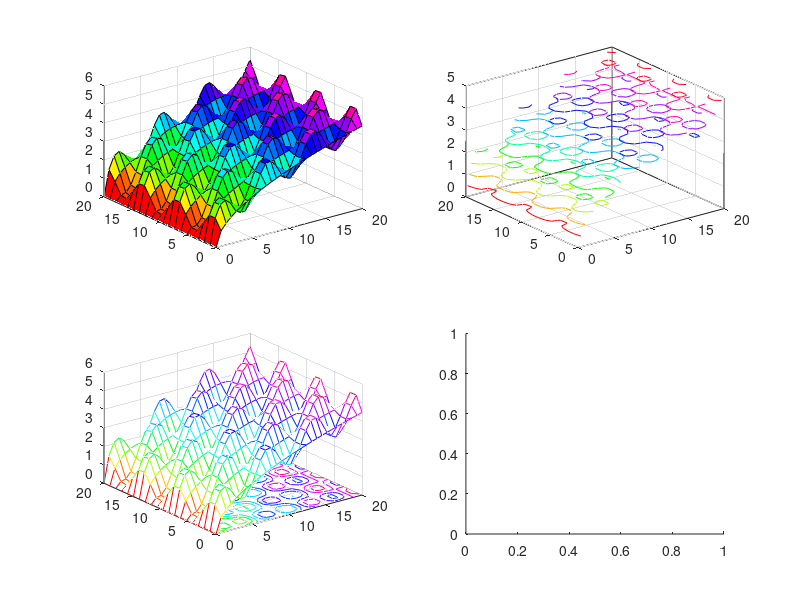

The MATLAB source for this figure: (Note: this script raises an error after producing the figure.)
clc;
clear;
close all;

x = linspace(0,20,30);

y = linspace(0,20,20);

[X, Y] = meshgrid(x, y);

z = sin(X) .* sin(Y) + sqrt(X);

figure;
subplot(2,2,1);
surf(X,Y,z);
colormap hsv;
% shading('interp');

subplot(2,2,2);
contour3(X,Y,z,10);

subplot(2,2,3);
meshc(X,Y,z);

subplot(2,2,4);
ezplot('y = x^3');
